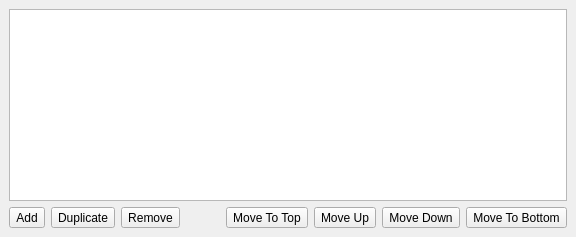
  <widget class="QDockWidget" name="dockWidget">
   <property name="sizePolicy">
    <sizepolicy hsizetype="Preferred" vsizetype="Expanding">
     <horstretch>0</horstretch>
     <verstretch>0</verstretch>
    </sizepolicy>
   </property>
   <property name="windowIcon">
    <iconset theme="dialog-layers">
     <normaloff>../../../../../../.designer/backup</normaloff>../../../../../../.designer/backup</iconset>
   </property>
   <property name="windowTitle">
    <string>Layers</string>
   </property>
   <attribute name="dockWidgetArea">
    <number>2</number>
   </attribute>
   <widget class="QWidget" name="dockWidgetContents_4">
    <layout class="QVBoxLayout" name="verticalLayout_4">
     <item>
      <widget class="QTreeView" name="view_document_node">
       <property name="dragEnabled">
        <bool>true</bool>
       </property>
       <property name="dragDropMode">
        <enum>QAbstractItemView::InternalMove</enum>
       </property>
       <property name="selectionMode">
        <enum>QAbstractItemView::ExtendedSelection</enum>
       </property>
       <attribute name="headerVisible">
        <bool>false</bool>
       </attribute>
       <attribute name="headerMinimumSectionSize">
        <number>32</number>
       </attribute>
       <attribute name="headerDefaultSectionSize">
        <number>32</number>
       </attribute>
       <attribute name="headerStretchLastSection">
        <bool>false</bool>
       </attribute>
      </widget>
     </item>
     <item>
      <layout class="QHBoxLayout" name="horizontalLayout_3">
       <item>
        <widget class="QToolButton" name="btn_layer_add">
         <property name="toolTip">
          <string>Add</string>
         </property>
         <property name="text">
          <string>Add</string>
         </property>
         <property name="icon">
          <iconset theme="layer-new">
           <normaloff>../../../../../../.designer/backup</normaloff>../../../../../../.designer/backup</iconset>
         </property>
        </widget>
       </item>
       <item>
        <widget class="QToolButton" name="btn_layer_duplicate">
         <property name="toolTip">
          <string>Duplicate</string>
         </property>
         <property name="text">
          <string>Duplicate</string>
         </property>
         <property name="icon">
          <iconset theme="layer-duplicate">
           <normaloff>../../../../../../.designer/backup</normaloff>../../../../../../.designer/backup</iconset>
         </property>
        </widget>
       </item>
       <item>
        <widget class="QToolButton" name="btn_layer_remove">
         <property name="toolTip">
          <string>Remove</string>
         </property>
         <property name="text">
          <string>Remove</string>
         </property>
         <property name="icon">
          <iconset theme="layer-delete">
           <normaloff>../../../../../../.designer/backup</normaloff>../../../../../../.designer/backup</iconset>
         </property>
        </widget>
       </item>
       <item>
        <spacer name="horizontalSpacer">
         <property name="orientation">
          <enum>Qt::Horizontal</enum>
         </property>
         <property name="sizeHint" stdset="0">
          <size>
           <width>40</width>
           <height>20</height>
          </size>
         </property>
        </spacer>
       </item>
       <item>
        <widget class="QToolButton" name="btn_layer_top">
         <property name="toolTip">
          <string>Move To Top</string>
         </property>
         <property name="text">
          <string>Move To Top</string>
         </property>
         <property name="icon">
          <iconset theme="layer-top">
           <normaloff>../../../../../../.designer/backup</normaloff>../../../../../../.designer/backup</iconset>
         </property>
        </widget>
       </item>
       <item>
        <widget class="QToolButton" name="btn_layer_up">
         <property name="toolTip">
          <string>Move Up</string>
         </property>
         <property name="text">
          <string>Move Up</string>
         </property>
         <property name="icon">
          <iconset theme="layer-raise">
           <normaloff>../../../../../../.designer/backup</normaloff>../../../../../../.designer/backup</iconset>
         </property>
        </widget>
       </item>
       <item>
        <widget class="QToolButton" name="btn_layer_down">
         <property name="toolTip">
          <string>Move Down</string>
         </property>
         <property name="text">
          <string>Move Down</string>
         </property>
         <property name="icon">
          <iconset theme="layer-lower">
           <normaloff>../../../../../../.designer/backup</normaloff>../../../../../../.designer/backup</iconset>
         </property>
        </widget>
       </item>
       <item>
        <widget class="QToolButton" name="btn_layer_bottom">
         <property name="toolTip">
          <string>Move To Bottom</string>
         </property>
         <property name="text">
          <string>Move To Bottom</string>
         </property>
         <property name="icon">
          <iconset theme="layer-bottom">
           <normaloff>../../../../../../.designer/backup</normaloff>../../../../../../.designer/backup</iconset>
         </property>
        </widget>
       </item>
      </layout>
     </item>
    </layout>
   </widget>
  </widget>
